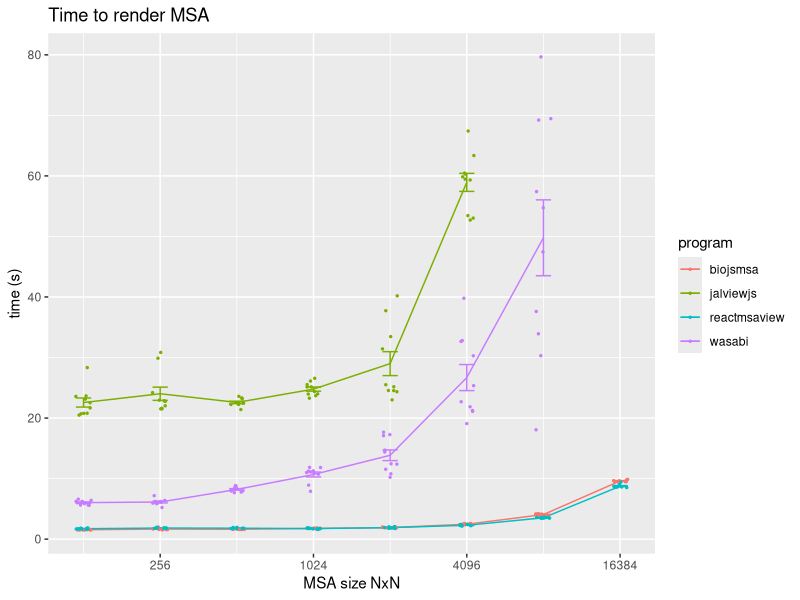

Generate this figure with R:
library(ggplot2)

df <- read.table("out.tsv", header = TRUE)
x <- ggplot(df, aes(x = size, y = time, color = program)) +
  geom_line(stat = "summary") +
  geom_errorbar(width = 0.2, stat = "summary") +
  geom_jitter(size = 0.5, position = position_jitter(width = 0.1, seed = 42)) +
  scale_x_continuous(trans = "log2") +
  ylab("time (s)") +
  xlab("MSA size NxN") +
  ggtitle("Time to render MSA")
ggsave("img/1.png", x, width = 7, height = 4)
